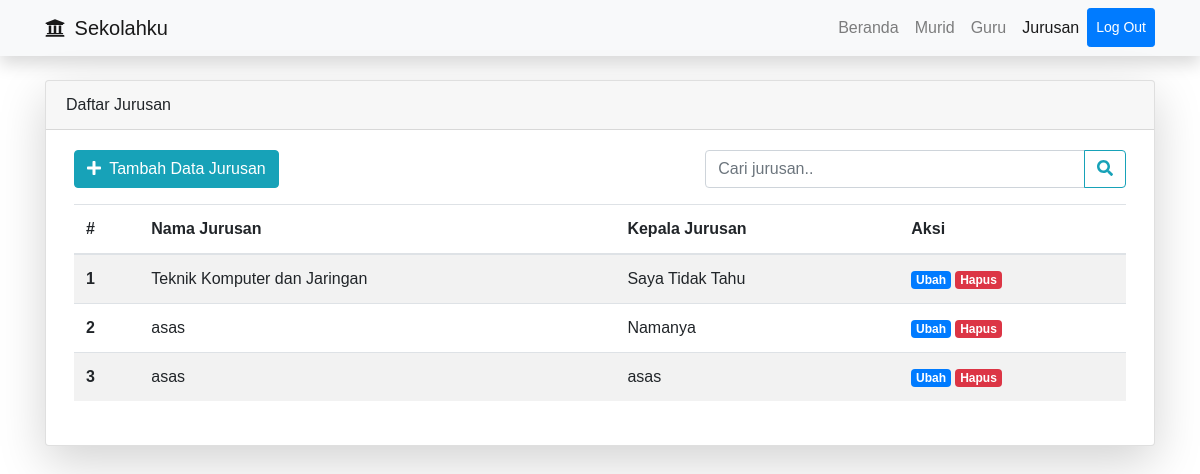
The app's page /jurusan/jurusan.php (signed in) with its own data.
### tables this page shows
CREATE TABLE `jurusan` (
  `id` int(11) NOT NULL,
  `nama` varchar(128) NOT NULL,
  `kepala` varchar(128) NOT NULL
);

### app/App.php (called while the page is built, shortened)
<?php
class App
{
    protected function getConn()
    {
        return mysqli_connect("Localhost", "root", "", "db_sekolahku");
    }
    public function query($query)
    {
        $conn = $this->getConn();
        $result = mysqli_query($conn, $query);
        $rows = [];
        while ($row = mysqli_fetch_assoc($result)) {
            $rows[] = $row;
        }
        return $rows;
    }
}

### jurusan/jurusan.php (the view, shortened to what this page needs)
<?php
require '../app/init.php';
$objJurusan->is_login();
if (isset($_POST['cari'])) {
    $jurusan = $objJurusan->cari($_POST['keyword'], 'jurusan');
} else {
    $jurusan = $objJurusan->query("SELECT * FROM jurusan");
}
?>
<!DOCTYPE html>
<html lang="en">
<head>
    <link rel="stylesheet" href="<?= BASEURL; ?>vendor/bootstrap4/css/bootstrap.min.css">
    <link rel="stylesheet" href="<?= BASEURL; ?>assets/css/style.css">
</head>
<body class="pb-5">
    <nav class="navbar navbar-expand-lg navbar-light bg-light shadow">
        <div class="container">
            <a class="navbar-brand" href="../index.php"><i class="fa fa-university mr-1"></i> Sekolahku</a>
            <div class="collapse navbar-collapse justify-content-end" id="navbarNav">
                <ul class="navbar-nav">
                    <li class="nav-item">
                        <a class="nav-link" href="../index.php">Beranda</a>
                    </li>
                    <li class="nav-item">
                        <a class="nav-link" href="../murid/murid.php">Murid</a>
                    </li>
                    <li class="nav-item">
                        <a class="nav-link" href="../guru/guru.php">Guru</a>
                    </li>
                    <li class="nav-item active">
                        <a class="nav-link" href="">Jurusan</a>
                    </li>
                    <li class="nav-item">
                        <a class="nav-link btn btn-primary btn-sm text-white" href="../auth/logout.php">Log Out</a>
                    </li>
                </ul>
            </div>
        </div>
    </nav>
    <div class="container">
        <div class="row mt-4">
            <div class="col">
                <div class="card shadow-lg">
                    <div class="card-header">
                        Daftar Jurusan
                    </div>
                    <div class="card-body">
                        <div class="row px-2 justify-content-between">
                            <div class="col-md-4">
                                <a href="tambah.php" class="btn btn-info"><i class="fa fa-plus mr-1"></i> Tambah Data Jurusan</a>
                            </div>
                            <div class="col-md-5">
                                <form action="" method="post">
                                    <div class="input-group input-group-cari">
                                        <input type="text" class="form-control" placeholder="Cari jurusan.." name="keyword" autocomplete="off" autofocus>
                                        <div class="input-group-append">
                                            <button class="btn btn-outline-info" type="submit" name="cari"><i class="fa fa-search"></i></button>
                                        </div>
                                    </div>
                                </form>
                            </div>
                        </div>
                        <div class="row p-2">
                            <div class="col">
                                <div class="table-responsive">
                                    <table class="table <?= empty($jurusan) ? '' : 'table-striped'; ?> mt-2">
                                        <thead>
                                            <tr>
                                                <th scope="col">#</th>
                                                <th scope="col">Nama Jurusan</th>
                                                <th scope="col">Kepala Jurusan</th>
                                                <th scope="col">Aksi</th>
                                            </tr>
                                        </thead>
                                        <tbody>
                                            <?php $no = 1;
                                            foreach ($jurusan as $j) : ?>
                                                <tr>
                                                    <th scope="row"><?= $no++; ?></th>
                                                    <td><?= $j['nama']; ?></td>
                                                    <td><?= $j['kepala']; ?></td>
                                                    <td>
                                                        <a href="ubah.php?id=<?= $j['id']; ?>" class="badge badge-primary">Ubah</a>
                                                        <a href="hapus.php?id=<?= $j['id']; ?>" class="badge badge-danger">Hapus</a>
                                                    </td>
                                                </tr>
                                            <?php endforeach; ?>
                                        </tbody>
                                    </table>
                                </div>
                            </div>
                        </div>
                    </div>
                </div>
            </div>
        </div>
    </div>
</body>
</html>

### assets/css/style.css (style rules this page uses)
* { font-family: 'Source Sans Pro',sans-serif; }
.table > tbody > tr > * { vertical-align: middle; }

### records on screen
jurusan: nama "Teknik Komputer dan Jaringan", kepala "Saya Tidak Tahu"
jurusan: nama "asas", kepala "Namanya"
jurusan: nama "asas", kepala "asas"
